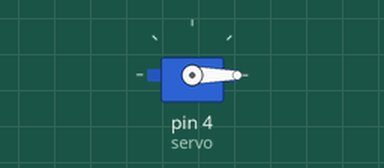
Simulated run of this sketch. Board: Arduino Uno, built with avr-gcc and run on an emulated ATmega328P. On the bench: servo. What the sketch prints to the serial monitor is not drawn.

Above: at 0.05 s.
At 6.0 s:
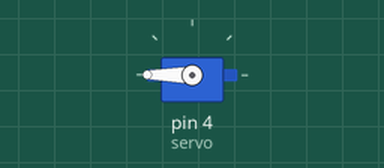
Timing chart, 0 to 7.8 s (numbered marks = the images above):
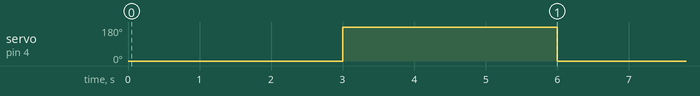

The sketch:

testing_motors_pls.ino
```cpp
#include <Servo.h>

Servo servo;

void setup() {
  Serial.begin(9600);
  servo.attach(4, 100, 2900);
}

void loop() {
  servo.write(0);
  delay(3000);
  servo.write(180);
  delay(3000);
  Serial.println(millis());

}
```

Measured:
- by itself, servo on pin 4 (servo): alternates 180° for 3.0 s and 0° for 3.0 s
